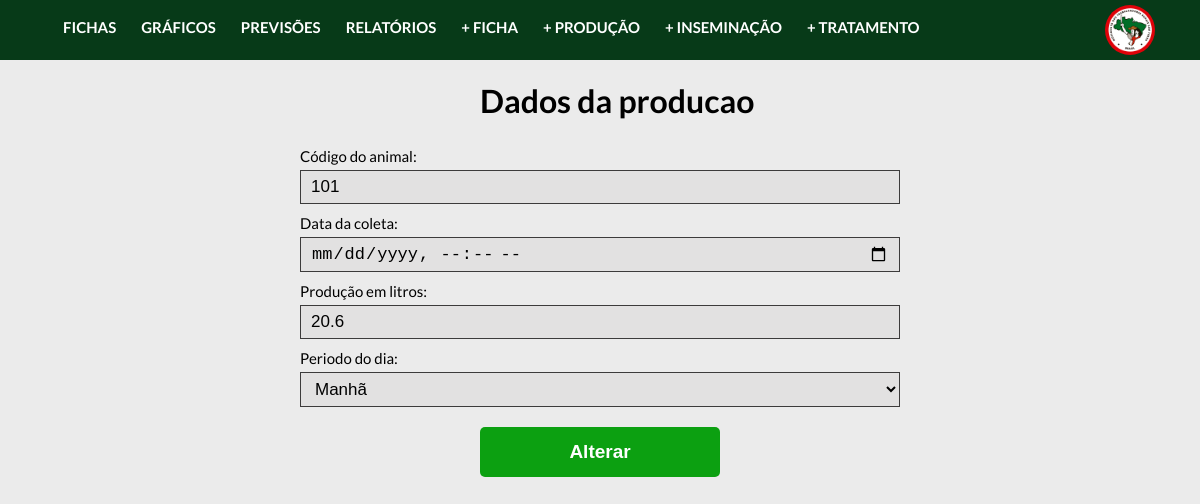
/controller/producaoController.php?acao=altera&codProducao=1, run on an earlier commit of the app's database.
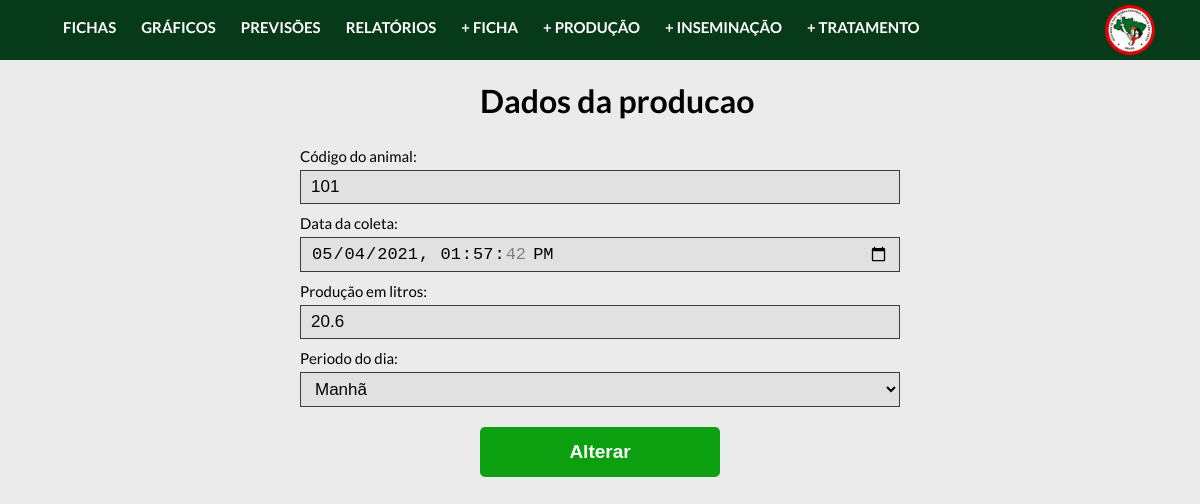
And on a later commit of the database.
### tables this page shows
create table producao(
  codProducao INTEGER AUTO_INCREMENT PRIMARY KEY,
  codAnimal INTEGER,
  dtColeta DATETIME NOT NULL,
  litros FLOAT NOT NULL,
  periodoDia VARCHAR(8) NOT NULL, 
  FOREIGN KEY (codAnimal) REFERENCES ficha(codAnimal)
);

### controller/classes/Conexao.php (called while the page is built)
<?php
    class Conexao{
        public static $conexao;
        public static function conecta(){
            if(!isset(self::$conexao)){
                try{
                    self::$conexao = new PDO("mysql:host=localhost; dbname=projetointegrado", "admcooptar", "12345");
                }
                catch(PDOException $e){
                    echo "Erro de conexão: ". $e->getMessage();
                    die();
                }
            }
            return self::$conexao;
        }
    }
?>

### controller/classes/ProducaoDAO.php (called while the page is built, shortened)
<?php
    require_once "Conexao.php";
    require_once "Producao.php";
    class ProducaoDAO{
        public $conexao;
        public function __construct(){
            $this->conexao = Conexao::conecta();
        }
        public function buscarAltera($codProducao){
            try{
                $query = $this->conexao->prepare("select * from producao where codProducao = :i");
                $query->bindParam(":i", $codProducao);
                $query->execute();
                $registros = $query->fetchAll(PDO::FETCH_CLASS, "Producao");
                return $registros[0];
            }
            catch(PDOException $e){
                echo "Erro no acesso aos dados: ". $e->getMessage();
            }
        }
    }
?>

### controller/classes/Producao.php (called while the page is built, shortened)
<?php
    class Producao{
        private $codAnimal;
        private $dtColeta;
        private $litros;
        private $periodoDia;
        public function getCodAnimal(){
            return $this->codAnimal;
        }
        public function getDtColeta(){
            return $this->dtColeta;
        }
        public function getLitros(){
            return $this->litros;
        }
        public function getPeriodoDia(){
            return $this->periodoDia;
        }
    }
?>

### controller/views/alteraProducao.php (the view, shortened to what this page needs)
<main>
    <?php
    $codAnimal = isset($_POST['field_codAnimal']) ? $_POST['field_codAnimal'] : $producao->getCodAnimal();
    $dtColeta = isset($_POST['field_dtColeta']) ? $_POST['field_dtColeta'] : $producao->getDtColeta();
    $periodoDia = isset($_POST['field_periodoDia']) ? $_POST['field_periodoDia'] : $producao->getPeriodoDia();
    $litros = isset($_POST['field_litros']) ? $_POST['field_litros'] : $producao->getLitros();
    ?>
    <?php require_once("../includes/header.php");?>
    <form action="" method="post" enctype="multipart/form-data">
      <div class="container-ficha">
        <h1>Dados da producao </h1>
          <div>
            <label class="label-cadastra" for="id_codAnimal">Código do animal: </label>
            <input type="number" name="field_codAnimal" id="id_codAnimal" autofocus value="<?=$codAnimal ?>" required>
          </div>
          <div>
            <label class="label-cadastra" for="id_dtColeta">Data da coleta: </label>
            <input type="datetime-local" name="field_dtColeta" maxlength="100" id="id_dtColeta" value="<?=$dtColeta?>" required>
          </div>
          <div>
            <label class="label-cadastra" for="id_litros">Produção em litros: </label>
            <input type="number" step="0.01" name="field_litros" id="id_litros" autofocus value="<?=$litros?>" required>
          </div>
          <div>
            <label class="label-cadastra" for="id_periodoDia">Periodo do dia: </label>
            <select id="id_periodoDia" required >
              <option  name="field_periodoDia" value="manha" autofocus value="<?=$periodoDia?>">Manhã</option>
            </select>
          </div>
        <button name="altera" class="button-form" type="submit">Alterar</button>
      </div>
    </form>

What changed in the data, as far as the page shows it:
changed producao: field_dtColeta (not shown) → "05/04/2021 13:57:42"
